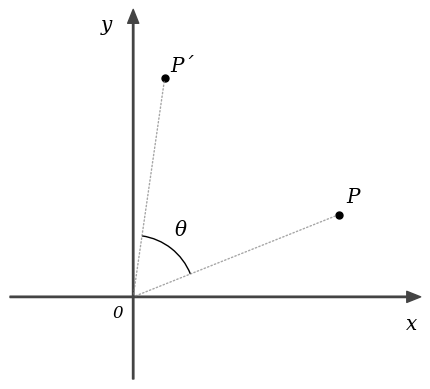

This chart was generated by the following Python code:
import numpy as np
from matplotlib import pyplot
from matplotlib import patches

ax = 0

def init_graph():
    global ax

    size = 10
    col = '#444444'
    
    fig = pyplot.figure()
    ax = fig.add_subplot(111)
    ax.set_aspect('equal') # アスペクト比イコール
    
    point_x = {'start': [-3, 0], 'end': [7, 0]}
    point_y = {'start': [0, -2], 'end': [0, size * 0.7]}

    ax.annotate('', xy=point_x['end'], xytext=point_x['start'],  # X軸
                arrowprops=dict(shrink=0, width=1, headwidth=8, 
                                headlength=10, connectionstyle='arc3',
                                facecolor=col, edgecolor=col)
               )
    ax.annotate('', xy=point_y['end'], xytext=point_y['start'],  # Y軸
                arrowprops=dict(shrink=0, width=1, headwidth=8, 
                                headlength=10, connectionstyle='arc3',
                                facecolor=col, edgecolor=col)
               )


    # グラフの範囲
    ax.set_xlim([-3, 7])
    ax.set_ylim([-2, size * 0.7])

    ax.axis("off") # 外枠の軸を消す
    ax.text(-0.5, -0.5, "0", fontstyle='oblique', fontname='serif', fontsize="large") # 原点０の表示
    ax.text(7 * 0.95, -0.8, "x", fontstyle='oblique', fontname='serif', fontsize="x-large") # xの表示
    ax.text(-0.8, size * 0.65, "y", fontstyle='oblique', fontname='serif', fontsize="x-large") # yの表示
    


def draw_vec(x, y, col):
    global ax
    point = {'start': [0, 0], 'end': [x, y]}
    ax.annotate('', xy=point['end'], xytext=point['start'],
                arrowprops=dict(shrink=0, width=1, headwidth=8, 
                                headlength=10, connectionstyle='arc3',
                                facecolor=col, edgecolor=col))

def draw_vec2(x0, y0, x1, y1, col):
    global ax
    point = {'start': [x0, y0], 'end': [x1, y1]}
    ax.annotate('', xy=point['end'], xytext=point['start'],
                arrowprops=dict(shrink=0, width=1, headwidth=8, 
                                headlength=10, connectionstyle='arc3',
                                facecolor=col, edgecolor=col))

def draw_line(x0, y0, x1, y1, col):
    global ax
    point = {'start': [x0, y0], 'end': [x1, y1]}
    ax.annotate('', xy=point['end'], xytext=point['start'],
            arrowprops=dict(arrowstyle='-', 
                            connectionstyle='arc3', 
                            facecolor=col, edgecolor=col))

def draw_dline(x0, y0, x1, y1, col):
    global ax
    point = {'start': [x0, y0], 'end': [x1, y1]}
    ax.annotate('', xy=point['end'], xytext=point['start'],
            arrowprops=dict(arrowstyle='-', 
                            connectionstyle='arc3', 
                            linestyle='dotted',
                            alpha=0.7,
                            facecolor=col, edgecolor=col))

def draw_text(x, y, s):
    global ax
    ax.text(x, y, s, fontstyle='oblique', fontname='serif', fontsize="x-large") 

def draw_text2(x, y, s, size):
    global ax
    ax.text(x, y, s, fontstyle='oblique', fontname='serif', fontsize=size) 


def draw_dot(x, y):
    pyplot.plot(x,y,'black',marker='.', markersize=10)


def draw_arc(x0, y0, x1, y1, t1, t2, col):
    global ax
    a = patches.Arc((x0, y0), x1, y1, theta1=t1, theta2=t2, edgecolor=col, linewidth=1)
    ax.add_patch(a)


init_graph()

# draw_vec2(0, 0.2, 5.0, 2.7, 'red')
# draw_vec2(0, 0, 5.1, 2.55, 'blue')

# draw_text(3.8, 3.2, 'P(x, y)')
# draw_text(6.5, 4.5, "P'(kx, ky)")

#draw_dot(3,0)
#draw_dot(5,0)
#draw_dot(3,2)
draw_dot(5,2)

#draw_line(3,0,5,0,'red')
#draw_line(5,0,5,2,'red')
#draw_line(5,2,3,2,'red')
#draw_line(3,2,3,0,'red')

# 45 deg
p0 = [2.09807621, 2.3660254 ]
p1 = [3.83012702, 3.3660254 ]
p2 = [2.83012702, 5.09807621]
p3 = [1.09807621, 4.09807621]

# 60 deg
p0 = [0.6339746,  3.09807621]
p1 = [1.6339746,  4.83012702]
p2 = [-0.09807621,  5.83012702]
p3 = [-1.09807621, 4.09807621]

p0 = [1.5,        2.59807621]
p1 = [2.5,        4.33012702]
p2 = [0.76794919, 5.33012702]
p3 = [-0.23205081,  3.59807621]

#draw_dot(p0[0], p0[1])
#draw_dot(p1[0], p1[1])
draw_dot(p2[0], p2[1])
#draw_dot(p3[0], p3[1])


draw_dline(0,0,5,2,'gray')
draw_dline(0,0,p2[0],p2[1],'gray')

draw_arc(0, 0, 3, 3, 21.8, 21.8+60, 'black')

draw_text(5.2, 2.3, 'P')
draw_text(0.9, 5.5, "P´")

draw_text(1, 1.5, "θ",)



pyplot.show()
